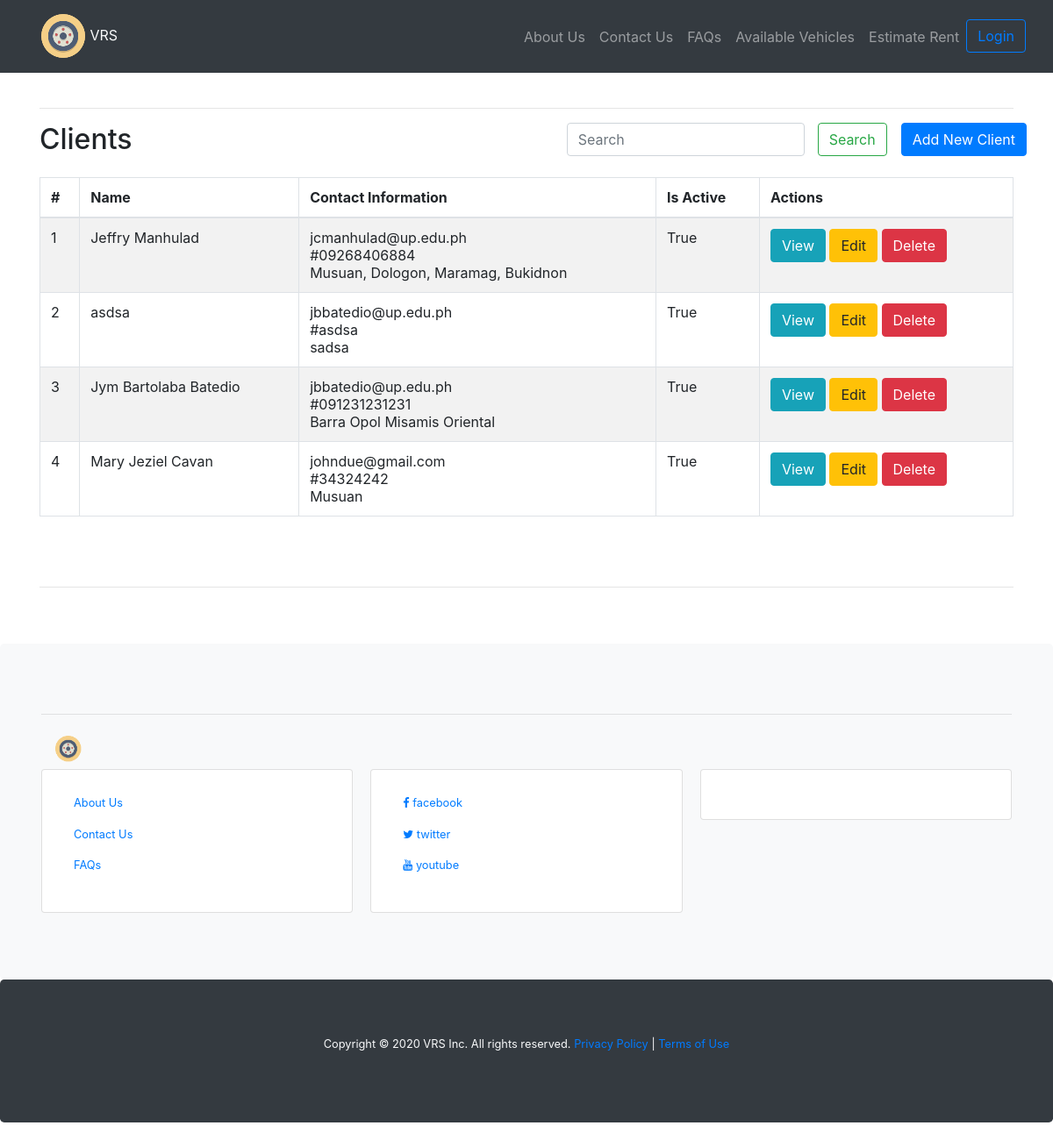
/index.php/clients, run on an earlier commit of the app's database.
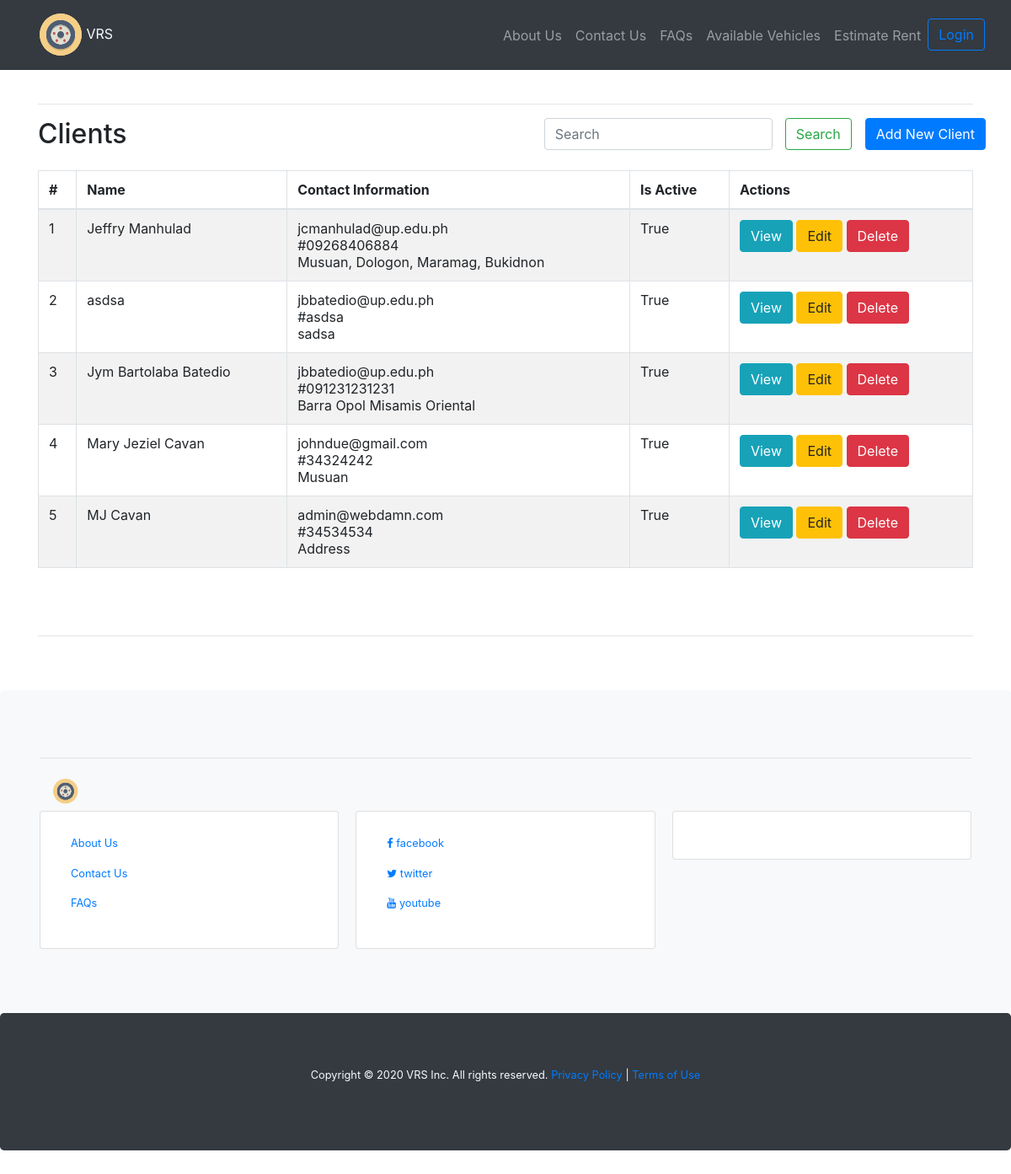
And on a later commit of the database.
### tables this page shows
CREATE TABLE `clients` (
  `Id` int(11) NOT NULL,
  `name` varchar(100) NOT NULL,
  `email_address` varchar(100) NOT NULL,
  `contact_number` varchar(100) NOT NULL,
  `address` varchar(255) NOT NULL,
  `government_id_1_path` varchar(255) NOT NULL,
  `government_id_2_path` varchar(255) NOT NULL,
  `attachment_1_path` varchar(255) NOT NULL,
  `attachment_2_path` varchar(255) NOT NULL,
  `created_date` datetime NOT NULL DEFAULT current_timestamp(),
  `updated_date` date NOT NULL,
  `Is_Active` bit(1) NOT NULL DEFAULT b'1'
);

### application/controllers/Clients.php (called while the page is built, shortened)
<?php
	class Clients extends CI_Controller{
		public function index(){
			$data['title'] = 'Clients';
			$data['clients'] = $this->Client_model->get_clients(null);
			$data['filter'] = $this->input->post('name_filter');
			$this->load->view('templates/header');
			$this->load->view('clients/index', $data);
			$this->load->view('templates/footer');
		}
	}

### index.php (called while the page is built, shortened)
<?php
require_once BASEPATH.'core/CodeIgniter.php';

### application/models/Client_model.php (called while the page is built, shortened)
<?php
	class Client_model extends CI_Model{
		public function get_clients($id){
			if(isset($id)){
        $query=$this->db->get_where('clients', array('Id' => $id));
        return $query->row_array();
      }else {
				$query=$this->db->get_where('clients', array('name LIKE '=>'%'.$this->input->post('name_filter').'%'));
  			return $query->result_array();
      }
		}
	}

### application/views/clients/index.php (the view, shortened to what this page needs)
<?php echo form_open('clients/index'); ?>
  <div class="row">
    <div class="col">
      <h2>Clients</h2>
    </div>
    <div class="col-lg-4">
      <div class="row">
        <div class="col">
          <input class="form-control" name="name_filter" value="<?= $filter;?>" type="search" placeholder="Search" aria-label="Search">
        </div class="col-lg-1">
        <div>
          <button class="btn btn-outline-success lg-12" type="submit">Search</button>
        </div>
      </div>
    </div>
      <div class="float-right pl-3">
        <a href="<?php echo base_url(); ?>clients/create" class="btn btn-primary">Add New Client</a>
      </div>
  </div>
</form>
<table class="table table-striped table-hover table-bordered">
  <thead>
    <tr>
      <th scope="col">#</th>
      <th scope="col-4">Name</th>
      <th scope="col-4">Contact Information</th>
      <th scope="col">Is Active</th>
      <th scope="col">Actions</th>
    </tr>
  </thead>
  <tbody>
    <?php
    $counter=0;
      foreach($clients as $client){
        $counter++;
        echo '<tr>';
        echo '<td>'.$counter.'</td>';
        echo '<td>'.$client['name'].'</td>';
        echo '<td>'.$client['email_address'].'</br>#'.$client['contact_number'].'</br>'.$client['address'].'</td>';
        echo '<td>'.($client['Is_Active']==1 ? 'True' : 'False').'</td>';
        echo '
        <td>
        <a class="btn btn-info" href="'.base_url().'clients/view/'.$client['Id'].'">View</a>
        <a class="btn btn-warning" href="'.base_url().'clients/edit/'.$client['Id'].'">Edit</a>
        <a class="btn btn-danger" href="'.base_url().'clients/delete/'.$client['Id'].'">Delete</a>
        </td>';
        echo '</tr> ';
      }
    ?>
  </tbody>
</table>

### application/views/templates/header.php (shortened to what this page needs)
<html>
<head>
  <!DOCTYPE html>
  <html lang="en">
  <head>
     <link rel="stylesheet" href="https://cdnjs.cloudflare.com/ajax/libs/font-awesome/4.7.0/css/font-awesome.min.css">
    <link rel="stylesheet" type="text/css" href="<?php echo base_url(); ?>assets/bootstrap-4.4.1/css/bootstrap.min.css">
</head>
<body class="pb-5">
  <nav class="navbar navbar-expand-sm bg-dark navbar-dark">
    <div class="container-fluid">
    <div class="navbar-header">
    <p class="my-0 mr-md-auto font-weight-normal">
      <a class="nav-link text-light" href="<?php echo base_url(); ?>"><img src="<?php echo base_url();?>assets/images/system_images/vrslogo.png">&nbsp;VRS</a>
    </p>
    </div>
    <ul class="navbar-nav">
      <li class="nav-item">
        <a class="nav-link" href="<?php echo base_url(); ?>about">About Us</a>
      </li>
      <li class="nav-item">
        <a class="nav-link" href="<?php echo base_url(); ?>contact">Contact Us</a>
      </li>
      <li class="nav-item">
        <a class="nav-link" href="<?php echo base_url(); ?>faq">FAQs</a>
      </li>
      <li class="nav-item">
        <a class="nav-link" href="<?php echo base_url(); ?>cars/index">Available Vehicles</a>
      </li>
      <li class="nav-item">
        <a class="nav-link" href="<?php echo base_url(); ?>estimate">Estimate Rent</a>
      </li>
      <li>
        <?php
        if(!$this->session->userdata('logged_in')){
          echo '<a class="btn btn-outline-primary" href="'.base_url().'/users/login">Login</a>';
        }else{
          echo '<a class="btn btn-outline-danger" href="'.base_url().'/users/logout">Logout</a>';
        }
        ?>
      </li>
    </ul>
  </div>
  </nav>
  <br>
<div class="container">
  <hr>
</div>
<div class="container">

### application/views/templates/footer.php (shortened to what this page needs)
</div>
<div class="container">
  <br>
  <br>
  <hr>
  <br>
  <br>
</div>
<div class="jumbotron bg-light" style="margin-bottom:0">
   <div class="container">
   <hr>
   <a class="nav-link text-light" href="<?php echo base_url(); ?>"><img src="<?php echo base_url();?>assets/images/system_images/vrslogo.png" width="30" height="30">&nbsp;VRS</a>
   <div class="card-columns bg-default">
    <div class="card">
      <div class="card-body">
        <small>
        <p><a class="nav-link" href="<?php echo base_url(); ?>about">About Us</a>
        <a class="nav-link" href="<?php echo base_url(); ?>contact">Contact Us</a>
        <a class="nav-link" href="<?php echo base_url(); ?>faq">FAQs</a></p>
      </small>
      </div>
    </div>
    <div class="card">
      <div class="card-body">
        <small>
        <p>
        <a class="nav-link" href="#"><i class="fa fa-facebook"></i> facebook</a>
        <a class="nav-link" href="#"><i class="fa fa-twitter"></i> twitter</a>
        <a class="nav-link" href="#"><i class="fa fa-youtube"></i> youtube</a>
        </p>
      </small>
      </div>
    </div>
    <div class="card">
      <div class="card-body">
      </div>
    </div>
  </div>
  </div>
</div>
<div class="jumbotron text-center bg-dark text-light" style="margin-bottom:0">
  <small><p>Copyright &copy; 2020 VRS Inc. All rights reserved.
    <a href="<?php echo base_url(); ?>privacy">Privacy Policy</a> | <a href="<?php echo base_url(); ?>terms">Terms of Use</a></p>
  </small>
</div>
</body>
</html>

What changed in the data, as far as the page shows it:
added clients: name "MJ Cavan", email_address "admin@webdamn.com", contact_number "34534534", address "Address", Is_Active "True"
